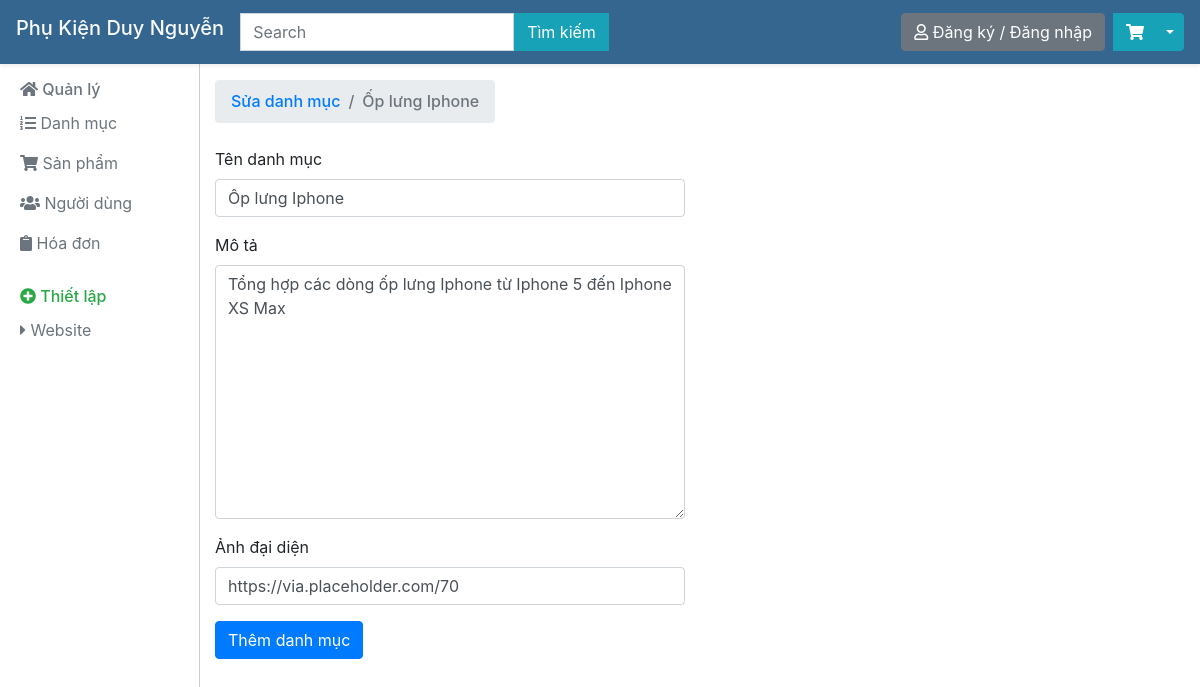
Page /quanly.php?task=sdm&id=1 on the committed database.
### tables this page shows
CREATE TABLE `danhmuc` (
  `id_danhmuc` int(10) NOT NULL,
  `ten` varchar(255) NOT NULL,
  `mota` text NOT NULL,
  `anhdaidien` varchar(255) NOT NULL
);

### model/model.php (called while the page is built, shortened)
<?php
class Model
{
	protected $host,$db,$user,$pass,$conn;
	public function __construct(){
		$this->host = 'localhost';
		$this->db = 'webphukien';
		$this->user = 'root';
		$this->pass = '';
		$this->conn = new mysqli($this->host,$this->user,$this->pass,$this->db);
		$this->conn->set_charset("utf8");
	}
	public function getDanhMuc($id){
		$sql = "SELECT * FROM danhmuc WHERE id_danhmuc=$id";
		$result = $this->conn->query($sql);
		if($result->num_rows > 0){
			return $result->fetch_assoc();
		} else {
			return null;
		}
	}
}
 ?>

### view/suadanhmuc.php (the view, shortened to what this page needs)
<?php require_once('./view/header_quanly.php') ?>
<h6 class="sidebar-heading d-flex justify-content-between align-items-center mt-4 mb-2 text-success">
  <nav aria-label="breadcrumb">
      <ol class="breadcrumb">
        <li class="breadcrumb-item"><a href="quanly.php?task=qldm">Sửa danh mục</a></li>
        <li class="breadcrumb-item active" aria-current="page"><?php echo $danhmuc['ten'] ?></li>
      </ol>
    </nav>
</h6>
<div class="row">
    <div class="col-6 pb-2">
        <form method="POST">
            <div class="form-group">
            <label for="ten">Tên danh mục</label>
            <input type="text" class="form-control" id="ten" placeholder="điền tên danh mục" name="ten" value="<?php echo $danhmuc['ten'] ?>">
          </div>
          <div class="form-group">
            <label for="mota">Mô tả</label>
            <textarea name="mota" id="mota" cols="30" rows="10" class="form-control" placeholder="điền mô tả cho danh mục"><?php echo $danhmuc['mota'] ?></textarea>
          </div>
          <div class="form-group">
            <label for="anhdaidien">Ảnh đại diện</label>
            <input type="text" class="form-control" placeholder="điền link ảnh" name="anhdaidien" value="<?php echo $danhmuc['anhdaidien'] ?>">
          </div>
          <button type="submit" class="btn btn-primary">Thêm danh mục</button>
        </form>
    </div>
</div>
<?php require_once('./view/footer_quanly.php') ?>

### view/header_quanly.php (style rules this page uses)
body { margin-top: 56px; }
input { max-width: 100%; }

### rows in the picture
danhmuc: ten "Ốp lưng Iphone", mota "Tổng hợp các dòng ốp lưng Iphone từ Iphone 5 đến Iphone XS Max", anhdaidien "https://via.placeholder.com/70"
